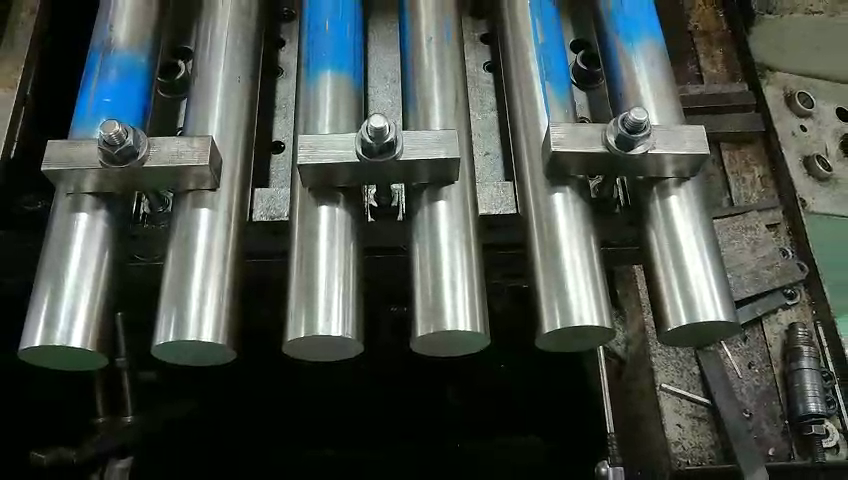
#> input picture frame 26 of image/video_1.mp4, 848 x 480 px
$ python detection_on_video_1.py
#> lines starting #> are read from the running program, lines starting #| are printed output that depends on the picture; after the words box and inside, x2 and y2 are one past the last pixel; in counts of white or black regions, pixels touching at a corner belong together
import cv2
import numpy as np

def display_product_number(img, number):
    # Kích thước và vị trí của khung trắng góc trái
    frame_width = 250
    frame_height = 50
    frame_x = 10
    frame_y = 10

    # Vẽ khung trắng góc trái
    cv2.rectangle(img, (frame_x, frame_y), (frame_x + frame_width, frame_y + frame_height), (255, 255, 255), -1)

    # Chọn một font và kích thước chữ
    font = cv2.FONT_HERSHEY_SIMPLEX
    font_scale = 0.7
    font_thickness = 2

    # Kích thước chữ và vị trí
    text_size = cv2.getTextSize("Product Number: " + str(number), font, font_scale, font_thickness)[0]
    text_x = frame_x + (frame_width - text_size[0]) // 2
    text_y = frame_y + (frame_height + text_size[1]) // 2

    # Điền nội dung vào khung
    cv2.putText(img, "Product Number: " + str(number), (text_x, text_y), font, font_scale, (255, 0, 0), font_thickness)

    # Đẩy ảnh ra
    return img

# Mở video
cap = cv2.VideoCapture('image/video_1.mp4')

# Khởi tạo video writer
fps = 29
size = (848,480)
out = cv2.VideoWriter('image/video_1_result.mp4', cv2.VideoWriter_fourcc(*"mp4v"), fps, size)

# Kiểm tra video mở chưa
if not cap.isOpened():
    print("Không thể mở video.")
else:
    while True:
        ret, image_color = cap.read()
#> image_color is the input picture: shape (480, 848, 3); mean B, G, R 70.8, 76.6, 68.9

        if not ret:
            break

        # Tọa độ (x, y) của góc trái trên cùng của vùng cần cắt
        x = 0
        y = 250

        # Chiều rộng và chiều cao của vùng cần cắt
        width = 800
        height = 220

        # Cắt ảnh
        cropped_image = image_color[y:y+height, x:x+width]
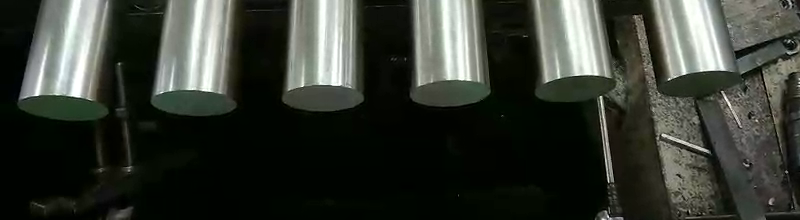
#> cropped_image: shape (220, 800, 3); mean B, G, R 50.3, 58.1, 53.8

        # Chuyển sang ảnh xám
        image_gray = cv2.cvtColor(cropped_image, cv2.COLOR_BGR2GRAY)
        # Loại bỏ nhiễu
        blur = cv2.GaussianBlur(image_gray,(5,5),0)

        # Ngưỡng
        _ , dst1 = cv2.threshold(blur, 110, 255, cv2.THRESH_TOZERO_INV)
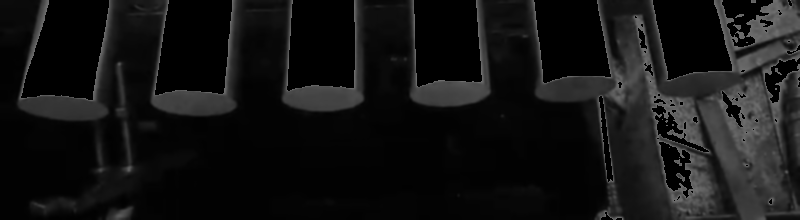
#> dst1: shape (220, 800); min 0, max 110, mean 19.3
        _ , dst = cv2.threshold(dst1, 30, 255, cv2.THRESH_BINARY_INV)
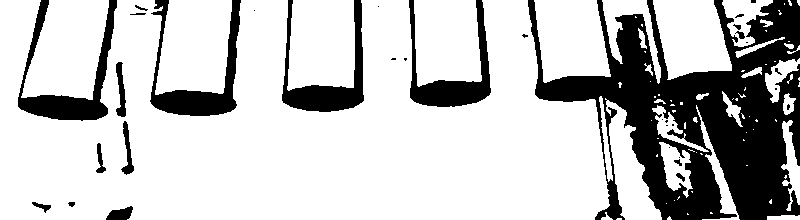
#> dst: shape (220, 800); 76.2% white; 34 black regions (15 under 20 px), largest, box (x1, y1, x2, y2) and area: (528, 0, 800, 220) 28784, (18, 0, 117, 121) 3138, (150, 0, 241, 116) 3053

        # Canny edge detection
        edges = cv2.Canny(blur, 30, 50)
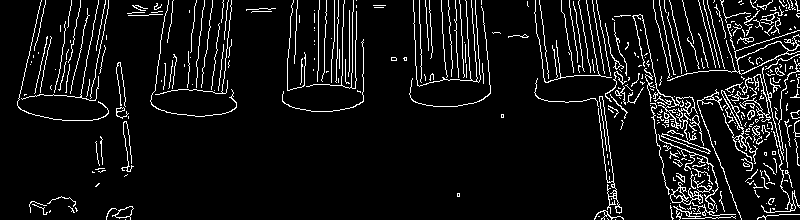
#> edges: shape (220, 800); 7.6% white in thin lines or dots

        # Kiểm tra và tạo hình ảnh kết hợp
        combined_image = np.where(edges == 0, dst, edges)
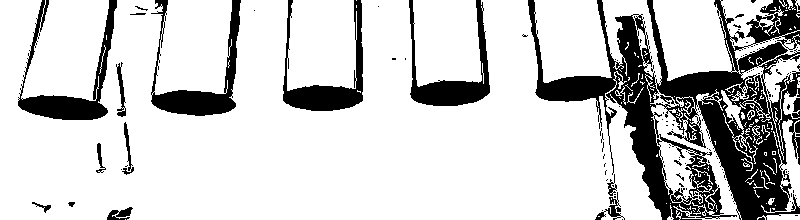
#> combined_image: shape (220, 800); 80.1% white; 117 black regions (100 under 20 px), largest, box (x1, y1, x2, y2) and area: (528, 0, 800, 220) 22856, (18, 0, 117, 120) 2843, (151, 0, 241, 116) 2786

        # Xác định kernel cho dilation
        kernel = np.ones((5, 5), np.uint8)

        # Áp dụng dilation để mở rộng vùng trắng
        expanded_image = cv2.dilate(combined_image, kernel, iterations=1)
#> expanded_image: shape (220, 800); 92.3% white; 75 black regions (49 under 20 px), largest, box (x1, y1, x2, y2) and area: (702, 104, 786, 220) 2205, (627, 91, 669, 220) 1782, (154, 92, 233, 114) 1232
        expanded_image = cv2.medianBlur(expanded_image ,ksize=7)
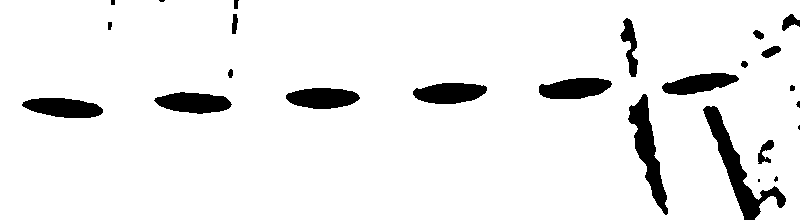
#> expanded_image: shape (220, 800); 93% white; 25 black regions (5 under 20 px), largest, box (x1, y1, x2, y2) and area: (703, 106, 786, 220) 2155, (628, 94, 668, 215) 1755, (154, 92, 232, 114) 1215

        # Phát hiện đường tròn bằng SimpleBlobDetector
        params = cv2.SimpleBlobDetector_Params()

        # Thiết lập các tham số cho detector
        # Ngưỡng phát hiện
        params.minThreshold = 0
        params.maxThreshold = 255

        # Filter by Area
        params.filterByArea = True
        # minArea và maxArea
        params.minArea = 450

        # Filter by Circularity
        params.filterByCircularity = True
        params.minCircularity = 0.2

        # Filter by Convexity
        params.filterByConvexity = True
        params.minConvexity = 0.1

        # Filter by Inertia
        params.filterByInertia = True
        params.minInertiaRatio = 0.01

        detector = cv2.SimpleBlobDetector_create(params)
        keypoints = detector.detect(expanded_image)
#> keypoints = 7 keypoints; (x, y, size): (648, 150, 66.7), (63, 107, 45.5), (193, 102, 44.1), (699, 83, 43.7), (449, 93, 43.7), (574, 88, 43.3), (322, 98, 42.8)

        # Duyệt qua từng keypoint và cập nhật tọa độ
        for kp in keypoints:
            kp.pt = (kp.pt[0] + x, kp.pt[1] + y)
#> this loop made 7 passes

        # Lấy ra danh sách độ lớn
        areas = [keypoint.size for keypoint in keypoints]
#> areas = [45.52, 66.68, 44.09, 42.81, 43.69, 43.32, 43.73]

        # Chuyển danh sách thành mảng NumPy
        areas_array = np.array(areas)
#> areas_array = [45.52, 66.68, 44.09, 42.81, 43.69, 43.32, 43.73]

        # Tìm giá trị có trung bình bình phương cực tiểu
        min_mse_value = np.inf  # Giả sử giá trị vô cùng lớn ban đầu
        min_mse_index = -1

        for i in range(len(areas) - 1):
            # Tính trung bình bình phương của phần còn lại của danh sách
            mse_value = np.mean((areas_array[i+1:] - areas_array[i])**2)

            # Kiểm tra xem có phải giá trị mới nhỏ nhất không
            if mse_value < min_mse_value:
                min_mse_value = mse_value
                min_mse_index = i
#> this loop made 6 passes
#> (mse_value, min_mse_value) on passes 1, 3, 5: (78.05, 78.05), (0.633, 0.633), (0.0692, 0.0692)
#> mse_value on passes 2, 4, 6: 536.1, 0.637, 0.172
#> after the loop, min_mse_index = 4; min_mse_value = 0.0692

        # Giá trị trung bình bình phương cực tiểu
        min_mse_area = areas[min_mse_index]
#> min_mse_area = 43.69

        # Chọn ngưỡng sai số là 20% của giá trị trung bình bình phương cực tiểu
        threshold = 0.20 * min_mse_area
#> threshold = 8.74

        # Loại bỏ các giá trị có chênh lệch lớn hơn 5 so với giá trị trung bình bình phương cực tiểu
        filtered_keypoints = [keypoint for keypoint in keypoints if abs(keypoint.size - min_mse_area) <= threshold]
#> filtered_keypoints = 6 keypoints; (x, y, size): (63, 357, 45.5), (193, 352, 44.1), (699, 333, 43.7), (449, 343, 43.7), (574, 338, 43.3), (322, 348, 42.8)

        # Vẽ đường tròn lên ảnh gốc
        img_with_keypoints = cv2.drawKeypoints(image_color, filtered_keypoints, np.array([]), (0, 255, 0),
                                                cv2.DRAW_MATCHES_FLAGS_DRAW_RICH_KEYPOINTS)

        img_with_product_number = display_product_number(img_with_keypoints, len(filtered_keypoints))
#> in display_product_number, `cv2.putText(img, "Product Number: " + str(number), (text_x, text_y), f..`:
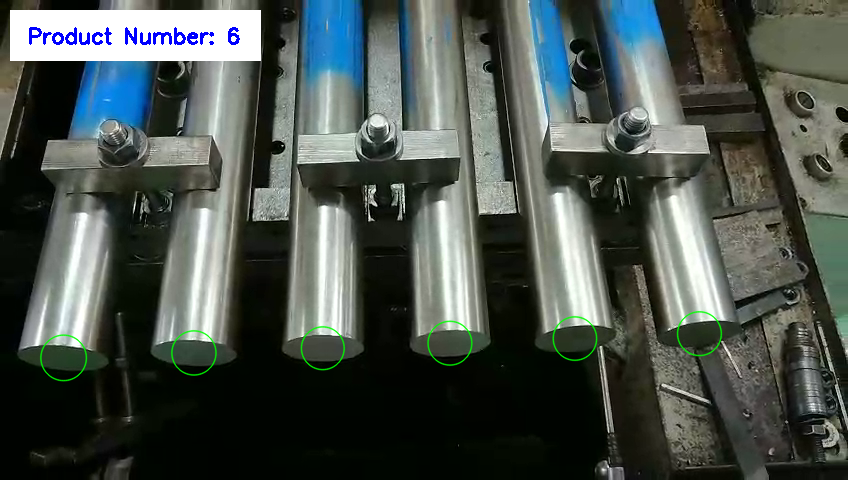
#> img: shape (480, 848, 3); mean B, G, R 76.4, 81.8, 73.8

        # Hiển thị ảnh
        cv2.imshow("Detected Circles", img_with_product_number)

        # Chờ 10 mili giây để tiếp tục đọc frame tiếp theo
        cv2.waitKey(10)

        # Điền frame vào sau video ra
        out.write(img_with_keypoints)

    cv2.destroyAllWindows()
    cap.release()
    out.release()

$ run again, starting later in the video
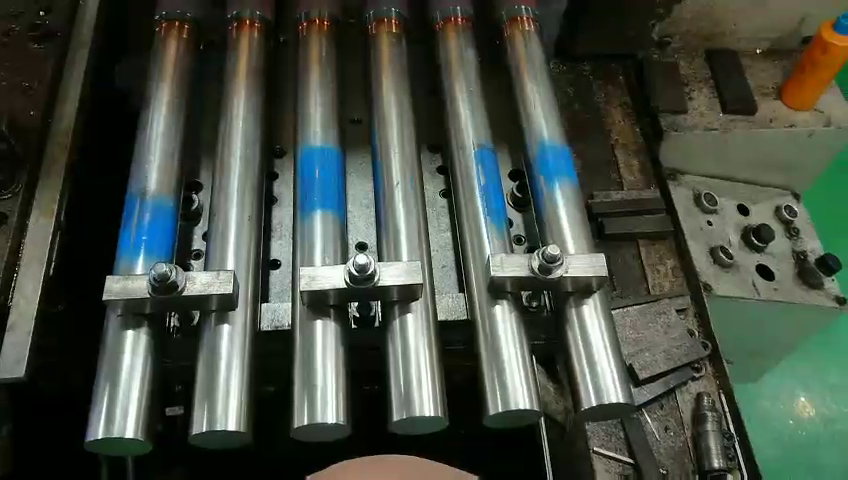
#> input picture frame 119 of image/video_1.mp4, 848 x 480 px
#> image_color is the input picture: shape (480, 848, 3); mean B, G, R 65.1, 75.9, 68.1
#> `_ , dst = cv2.threshold(dst1, 30, 255, cv2.THRESH_BINARY_INV)`:
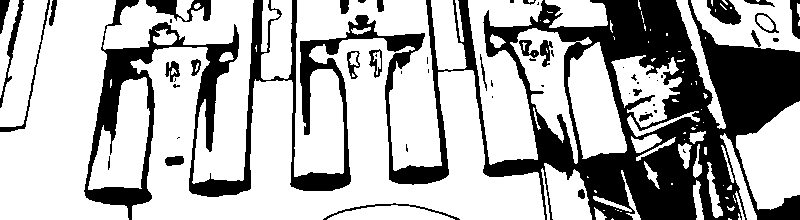
#> dst: shape (220, 800); 69.1% white; 56 black regions (28 under 20 px), largest, box (x1, y1, x2, y2) and area: (84, 0, 800, 220) 49366, (146, 0, 211, 22) 655, (707, 0, 741, 25) 548
#> edges: shape (220, 800); 11.4% white in thin lines or dots
#> combined_image: shape (220, 800); 74.8% white; 289 black regions (248 under 20 px), largest, box (x1, y1, x2, y2) and area: (457, 0, 800, 220) 26639, (84, 0, 266, 220) 7655, (300, 0, 451, 184) 4138
#> keypoints = 6 keypoints; (x, y, size): (112, 102, 33), (119, 196, 32.4), (418, 175, 30.8), (320, 182, 30.6), (219, 188, 30.4), (512, 168, 29.1)
#> the loop `for kp in keypoints:` made 6 passes
#> areas = [32.43, 30.44, 30.63, 30.79, 29.12, 33.02]
#> the loop `for i in range(len(areas) - 1):` made 5 passes
#> (mse_value, min_mse_value, min_mse_index) on passes 1 to 2: (4.24, 4.24, 0), (2.13, 2.13, 1)
#> after the loop `for i in range(len(areas) - 1):`: min_mse_index = 1; min_mse_value = 2.13
#> min_mse_area = 30.44
#> threshold = 6.09
#> filtered_keypoints = 6 keypoints; (x, y, size): (112, 352, 33), (119, 446, 32.4), (418, 425, 30.8), (320, 432, 30.6), (219, 438, 30.4), (512, 418, 29.1)
#> in display_product_number, `cv2.putText(img, "Product Number: " + str(number), (text_x, text_y), f..`:
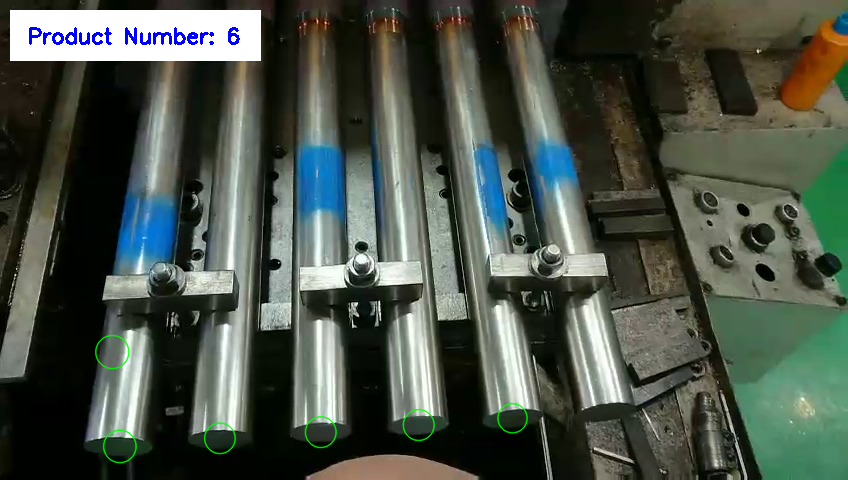
#> img: shape (480, 848, 3); mean B, G, R 72.4, 82.4, 74.1

$ run again, starting later in the video
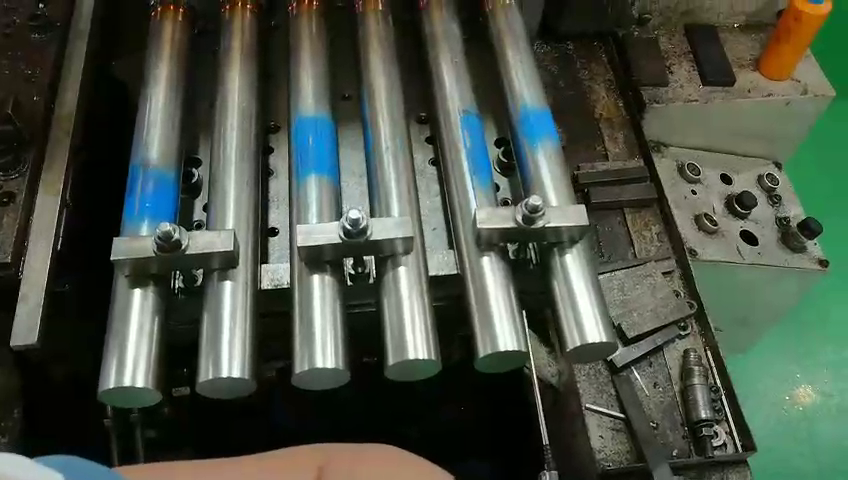
#> input picture frame 212 of image/video_1.mp4, 848 x 480 px
#> image_color is the input picture: shape (480, 848, 3); mean B, G, R 68.2, 80.7, 72
#> `_ , dst = cv2.threshold(dst1, 30, 255, cv2.THRESH_BINARY_INV)`:
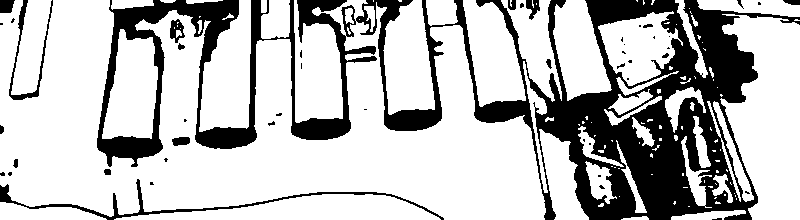
#> dst: shape (220, 800); 74.1% white; 47 black regions (29 under 20 px), largest, box (x1, y1, x2, y2) and area: (97, 0, 800, 220) 42251, (0, 179, 444, 220) 1466, (9, 0, 53, 100) 611
#> edges: shape (220, 800); 9.2% white in thin lines or dots
#> combined_image: shape (220, 800); 79.1% white; 279 black regions (252 under 20 px), largest, box (x1, y1, x2, y2) and area: (530, 0, 800, 220) 19567, (280, 0, 537, 154) 7171, (97, 0, 268, 167) 6916
#> keypoints = 8 keypoints; (x, y, size): (725, 56, 62.9), (645, 176, 58.4), (130, 146, 32.7), (226, 137, 32.3), (321, 128, 31.5), (413, 119, 30.7), (501, 111, 29.4), (590, 102, 28.5)
#> the loop `for kp in keypoints:` made 8 passes
#> areas = [32.65, 32.25, 58.4, 31.53, 30.72, 29.44, 28.54, 62.88]
#> areas_array has the same summary as areas
#> the loop `for i in range(len(areas) - 1):` made 7 passes
#> (mse_value, min_mse_value, min_mse_index) on pass 1: (229.9, 229.9, 0)
#> after the loop `for i in range(len(areas) - 1):`: min_mse_index = 0; min_mse_value = 229.9
#> min_mse_area = 32.65
#> threshold = 6.53
#> filtered_keypoints = 6 keypoints; (x, y, size): (130, 396, 32.7), (226, 387, 32.3), (321, 378, 31.5), (413, 369, 30.7), (501, 361, 29.4), (590, 352, 28.5)
#> in display_product_number, `cv2.putText(img, "Product Number: " + str(number), (text_x, text_y), f..`:
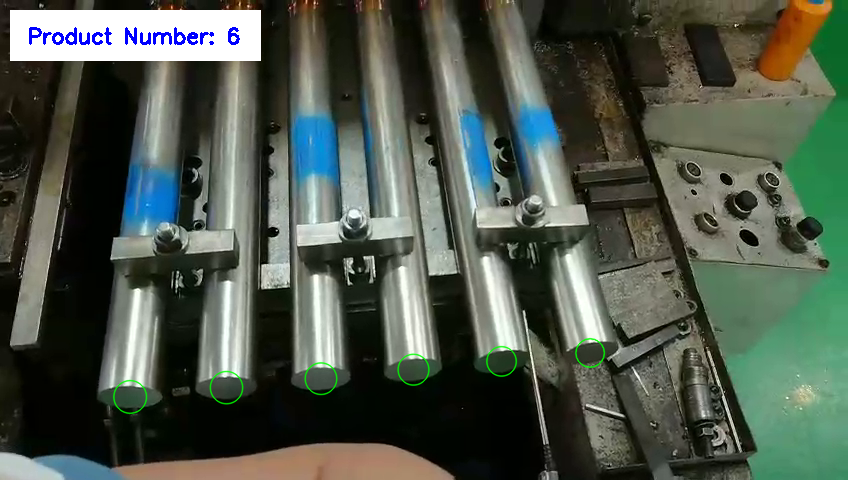
#> img: shape (480, 848, 3); mean B, G, R 75.3, 86.9, 77.7
